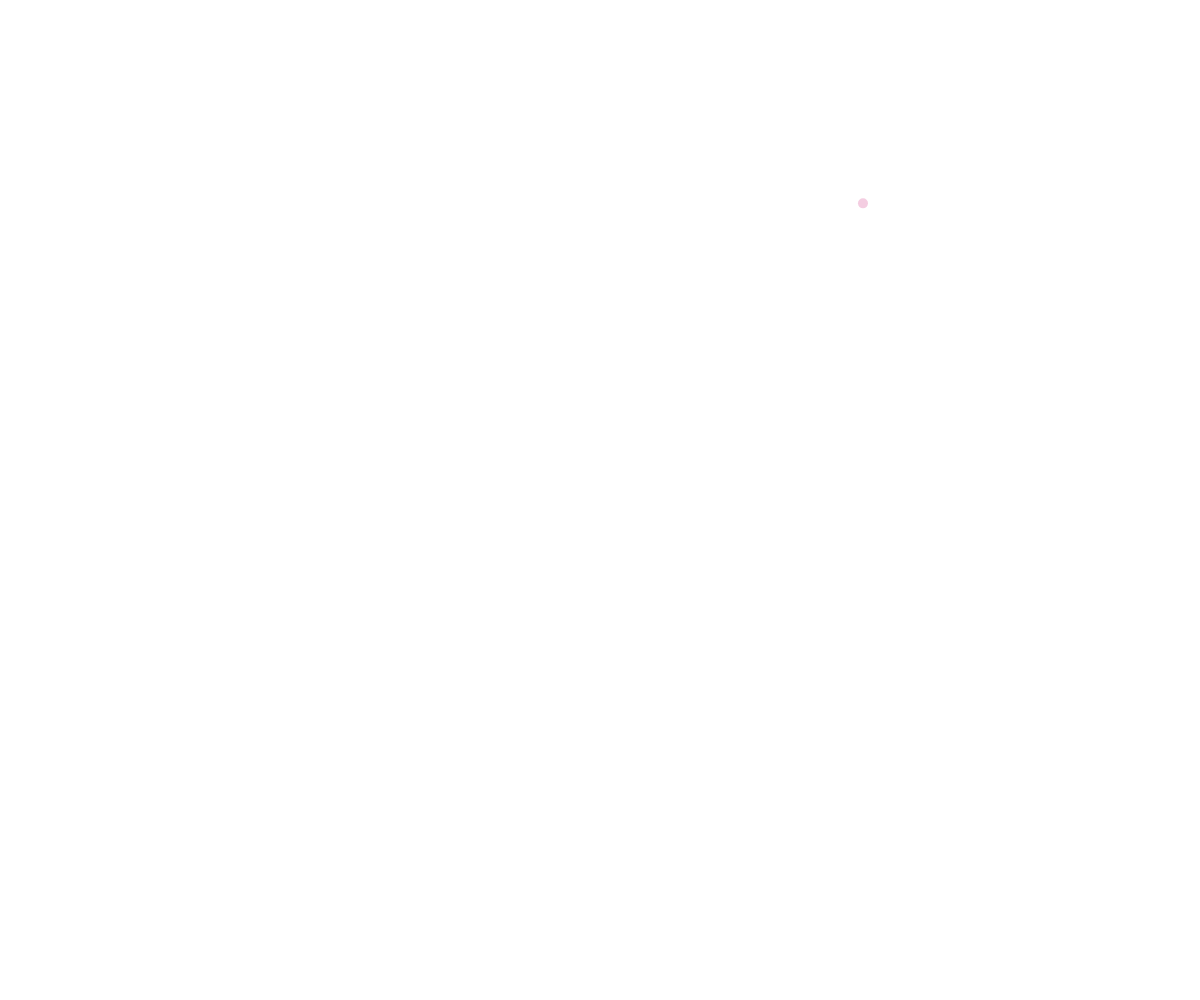
Frame 1 (no input)
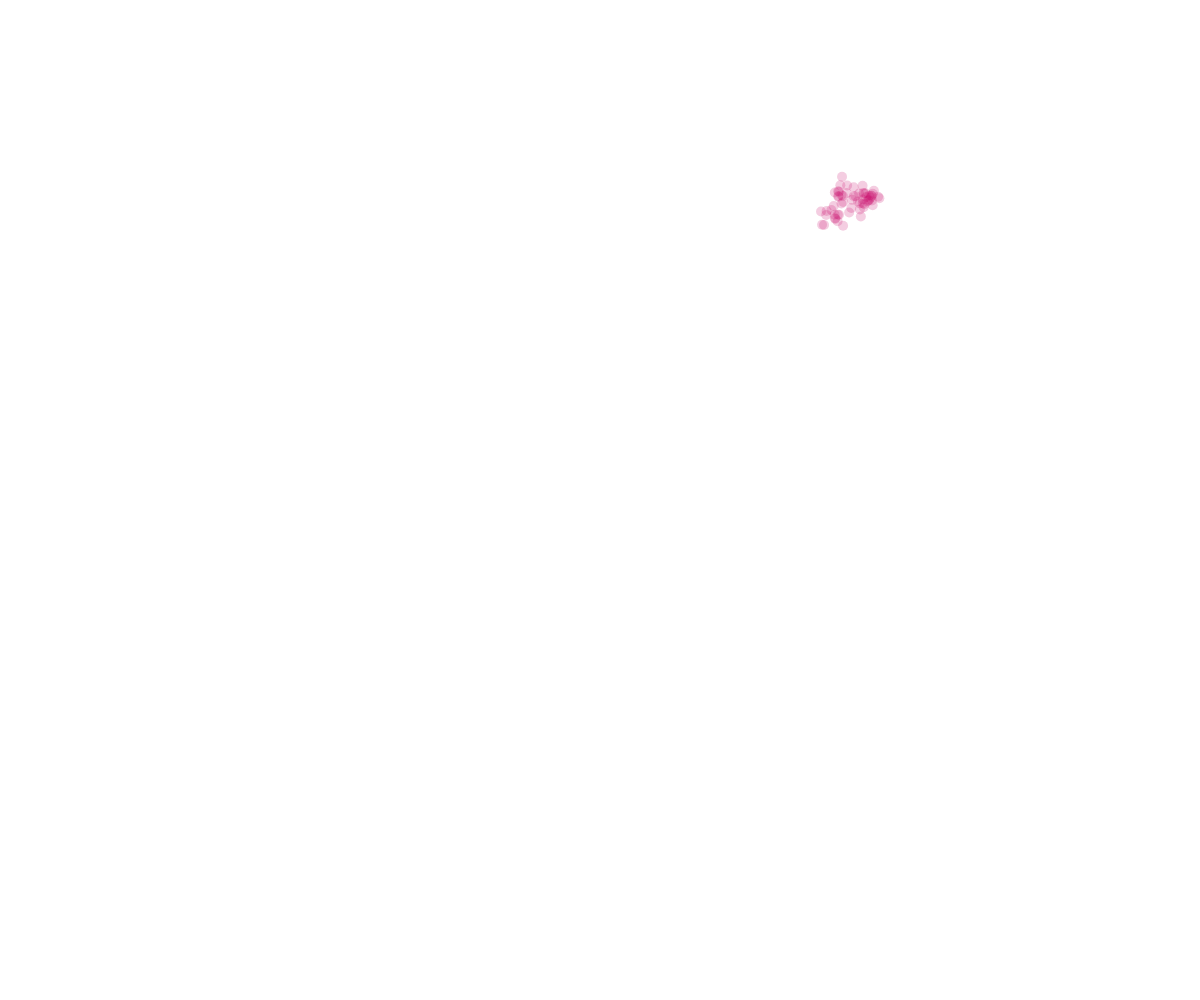
Frame 60 (no input)
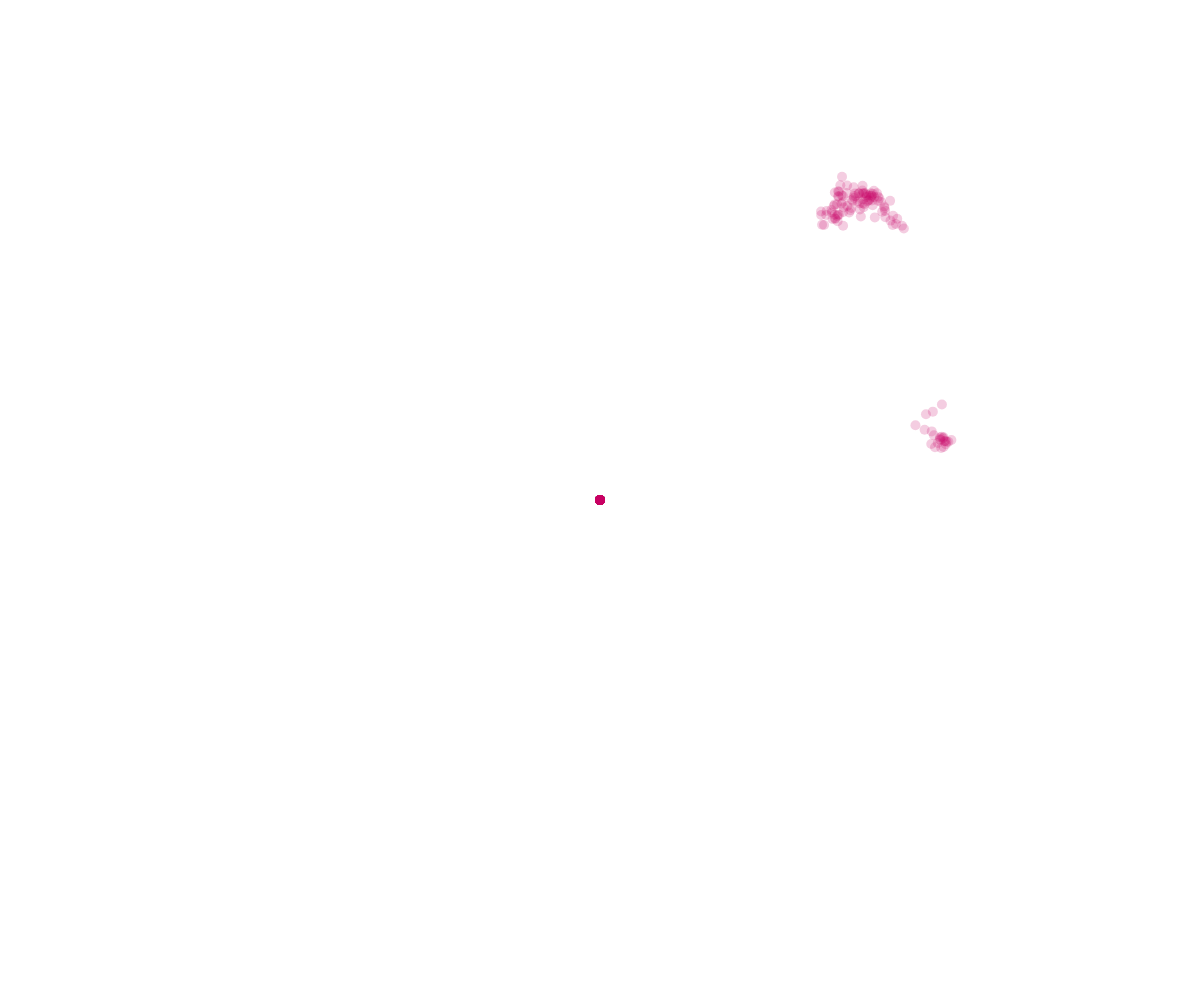
Frame 120 (the mouse pressed at the canvas centre since frame 60)

The p5.js sketch that drew these frames (run headless with seeded random() and noise() and a simulated clock; from frame 60 on, the mouse is pressed at the canvas centre):

// p5.js sketch
// ── sketch.js
let posX, posY; // position Zeichnen ellipse-wirt
let startX, startY; // Nullpunkt des aktuellen "Wirts"
let maxRadius = 50; // Radius bevor neuer Wirt entsteht


function setup() {
  createCanvas(windowWidth, windowHeight);
  // Ersten Wirt initialisieren
  startX = random(width);
  startY = random(height);
  posX = startX;
  posY = startY;
}

function draw() {
  posX += random(-10, 10);
  posY += random(-10, 10);

  wirt = createVector(posX, posY);
  wirt.add(p5.Vector.random2D().mult(1));
  
  fill(200, 0, 100, 50);
  noStroke();
  ellipse(wirt.x, wirt.y, 10, 10);
  
  // Distanz vom aktuellen Nullpunkt (startX, startY) berechnen
  let distanceFromStart = dist(wirt.x, wirt.y, startX, startY);
  
  // Wenn Radius größer als 50px, neuen Wirt erstellen
  if (distanceFromStart > maxRadius) {
    startX = random(width);
    startY = random(height);
    posX = startX;
    posY = startY;
  }

  // wenn ein neuer wirt auf einer schon bestehendem wirt kommt,
  // neue Farbe kreiieren.
  // if () {
  // }

//mouse interaktion
if(mouseIsPressed) {

   fill(200, 0, 100, 150);
  noStroke();
  ellipse(mouseX, mouseY, 10, 10);
  
 } 
}





  // if (distanceFromStart > maxRadius) {
  //   startX = wirt.x + random (-200,200);
  //   startY = wirt.y + random (-200, 200);
    
  //   posX = startX;
  //   posY = startY;
